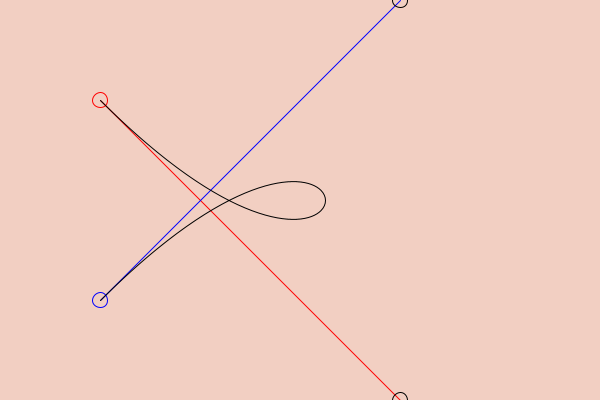
Frame 1 (no input)
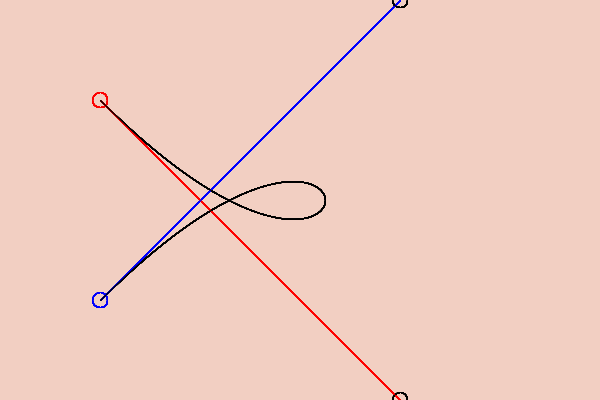
Frame 60 (the mouse pressed at the canvas centre just before this capture)
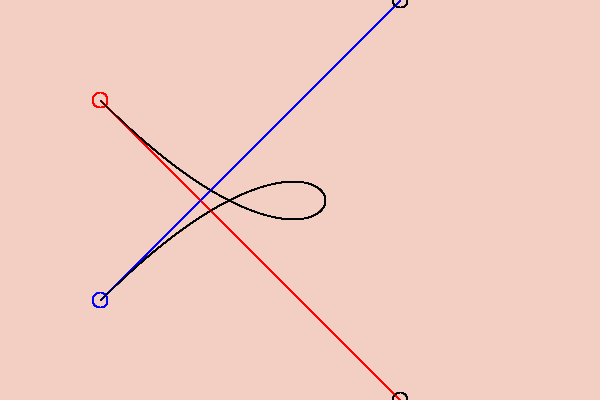
Frame 120 (the mouse held since frame 60 and released just before this capture)

The Processing sketch that drew these frames (run headless with seeded random() and noise(); from frame 60 on, the mouse is pressed at the canvas centre):

// Processing sketch: box08
// ── box08.pde
void setup() {
   size(600, 400);
   background(242, 207, 194);
   noFill();
}

void drawCurve(boolean drawCircles, boolean drawLines,
               int p0, int p1, int p2, int p3) {

   // control point 1
   stroke(255,  0, 0);   // red
   if (drawCircles == true) {
      ellipse(Xp[p0], Yp[p0], 15, 15);
   }
   if (drawLines == true) {
      line(Xp[p0], Yp[p0], Xp[p1], Yp[p1]);
   }

   // control point 1
   stroke(0, 0, 255);   // blue
   if (drawCircles == true) {
      ellipse(Xp[p3], Yp[p3], 15, 15);
   }
   if (drawLines == true) {
      line(Xp[p3], Yp[p3], Xp[p2], Yp[p2]);
   }

   // the knots
   stroke(0, 0, 0);   // black
   if (drawCircles == true) {
      ellipse(Xp[p1], Yp[p1], 15, 15);
      ellipse(Xp[p2], Yp[p2], 15, 15);
   }

   bezier(Xp[p0], Yp[p0], Xp[p1], Yp[p1], Xp[p2], Yp[p2], Xp[p3], Yp[p3]);
}

float [] Xp = { 100, 400, 400, 100 };
float [] Yp = { 100, 400,   0, 300 };

void draw() {
   drawCurve(true,  true, 0, 1, 2, 3);
}
